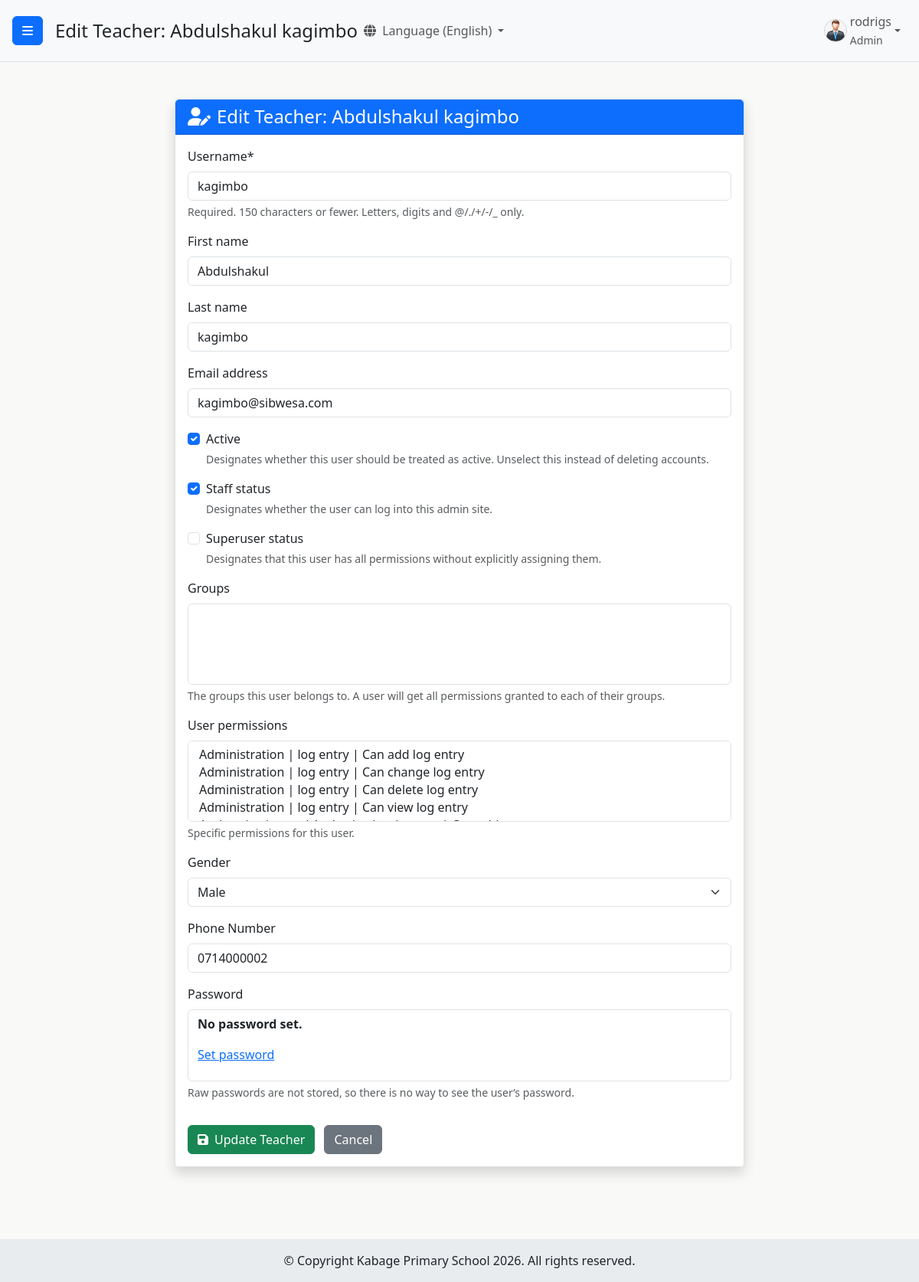
/users/teachers/edit/5/ (signed in), run on the app's committed database.
### users/models.py (models this page shows, shortened)
class CustomUser(AbstractUser):
    ROLE_CHOICES = (
        ('admin', 'Admin'),
        ('headteacher', 'Head Teacher'),
        ('class_teacher', 'Class Teacher'),
        ('academic_teacher', 'Academic Teacher'),
        ('statistic_teacher', 'Statistic Teacher'),
        ('subject_teacher', 'Subject Teacher'),
    )
    GENDER_CHOICES = (
        ('M', 'Male'),
        ('F', 'Female'),
        ('O', 'Other'), # Optional: for inclusivity
    )
    role = models.CharField(max_length=20, choices=ROLE_CHOICES, default='academic_teacher')
    is_approved = models.BooleanField(default=False)
    phone_regex = RegexValidator(regex=r'^\+?1?\d{9,15}$',
                                 message="Phone number must be entered in the format: '+999999999'. Up to 15 digits allowed.")
    phone_number = models.CharField(validators=[phone_regex],
                                    max_length=17,
                                    blank=True,
                                    null=True,
                                    unique=True
                                    )
    gender = models.CharField(max_length=1, choices=GENDER_CHOICES, blank=True, null=True)
    address = models.CharField(max_length=255, blank=True, null=True) # <-- ADD THIS FIELD if it's not there
    security_question_1 = models.CharField(max_length=255, blank=True, null=True)
    security_answer_1 = models.CharField(max_length=255, blank=True, null=True)
    security_question_2 = models.CharField(max_length=255, blank=True, null=True)
    security_answer_2 = models.CharField(max_length=255, blank=True, null=True)
    security_question_3 = models.CharField(max_length=255, blank=True, null=True)
    security_answer_3 = models.CharField(max_length=255, blank=True, null=True)
    security_questions_set = models.BooleanField(default=False)
    groups = models.ManyToManyField(
        Group,
        verbose_name=('groups'),
        blank=True,
        help_text=(
            'The groups this user belongs to. A user will get all permissions '
            'granted to each of their groups.'
        ),
        related_name="customuser_set",
        related_query_name="customuser",
    )
    user_permissions = models.ManyToManyField(
        Permission,
        verbose_name=('user permissions'),
        blank=True,
        help_text=('Specific permissions for this user.'),
        related_name="customuser_set",
        related_query_name="customuser",
    )

### users/views.py (the view)
# urls.py: path('teachers/edit/<int:pk>/', views.edit_teacher_view, name='edit_teacher'),
@login_required
@user_passes_test(is_headteacher_or_admin, login_url='/login/')
def edit_teacher_view(request, pk): # <--- This function MUST exist
    teacher = get_object_or_404(CustomUser, pk=pk) # Make sure CustomUser is imported
    if request.method == 'POST':
        form = CustomUserChangeForm(request.POST, instance=teacher) # Make sure CustomUserChangeForm is imported
        if form.is_valid():
            form.save()
            messages.success(request, f"Teacher {teacher.first_name} {teacher.last_name} updated successfully.")
            return redirect('all_teachers')
        else:
            messages.error(request, 'Error updating teacher. Please correct the form errors.')
    else:
        form = CustomUserChangeForm(instance=teacher)
    context = {
        'page_heading': f'Edit Teacher: {teacher.first_name} {teacher.last_name}',
        'form': form,
        'teacher': teacher,
    }
    return render(request, 'users/edit_teacher.html', context)

### users/forms.py
class CustomUserChangeForm(UserChangeForm):
    gender = forms.ChoiceField(
        choices=CustomUser.GENDER_CHOICES,
        required=False,
        label="Gender",
        widget=forms.Select(attrs={'class': 'form-select'})
    )
    phone_number = forms.CharField(
        max_length=20,
        required=False,
        label="Phone Number",
        widget=forms.TextInput(attrs={'class': 'form-control'})
    )
    class Meta(UserChangeForm.Meta):
        model = CustomUser
        fields = (
            'username', 'first_name', 'last_name', 'email',
            'is_active', 'is_staff', 'is_superuser',
            'groups', 'user_permissions',
            'gender', 'phone_number',
        )

### users/views.py (called while the page is built)
def is_headteacher_or_admin(user):
    return user.is_authenticated and (user.role == 'headteacher' or user.role == 'admin')

### templates/users/edit_teacher.html (shortened to what this page needs)
{% extends 'base.html' %}
{% load crispy_forms_tags %}
{% block page_heading %}{{ page_heading }}{% endblock %}
{% block content %}
<div class="container-fluid py-4">
    <div class="row justify-content-center">
        <div class="col-lg-8 col-md-10">
            <div class="card shadow">
                <div class="card-header bg-primary text-white">
                    <h4 class="mb-0"><i class="fas fa-user-edit me-2"></i>{{ page_heading }}</h4>
                </div>
                <div class="card-body">
                    <form method="post">
                        {{ form|crispy }}
                        <button type="submit" class="btn btn-success mt-3"><i class="fas fa-save me-2"></i>Update Teacher</button>
                        <a href="{% url 'all_teachers' %}" class="btn btn-secondary mt-3 ms-2">Cancel</a>
                    </form>
                </div>
            </div>
        </div>
    </div>
</div>
{% endblock content %}

### templates/base.html (shortened to what this page needs)
{% load static %}
{% load i18n %}
<!DOCTYPE html>
<html lang="en">
<head>
    <link href="https://cdn.jsdelivr.net/npm/bootstrap@5.3.3/dist/css/bootstrap.min.css" rel="stylesheet">
    <link rel="stylesheet" href="https://cdn.jsdelivr.net/npm/bootstrap-icons@1.10.5/font/bootstrap-icons.css">
    <link rel="stylesheet" href="https://cdnjs.cloudflare.com/ajax/libs/font-awesome/6.5.2/css/all.min.css" />
    {% block dashboard_css %}
        <link rel="stylesheet" href="{% static 'users/css/dashboard.css' %}">
    {% endblock %}
</head>
<body class="d-flex flex-column min-vh-100">
    {% block body_content %}
        <div class="d-flex flex-grow-1" id="wrapper">
            <div id="page-content-wrapper" class="flex-grow-1 d-flex flex-column">
                <nav class="navbar navbar-expand-lg navbar-light bg-light border-bottom">
                    <button class="btn btn-primary" id="menu-toggle">
                        <i class="fas fa-bars"></i>
                    </button>
                    <h4 class="ms-3 my-0">{% block page_heading %}Welcome!{% endblock %}</h4>
                    {% get_current_language as LANGUAGE_CODE %}
                <div class="collapse navbar-collapse" id="navbarSupportedContent">
                    <ul class="navbar-nav me-auto mt-2 mt-lg-0">
                        <li class="nav-item dropdown">
                            <a class="nav-link dropdown-toggle" href="#" id="navbarDropdownLanguage" role="button" data-bs-toggle="dropdown" aria-expanded="false">
                                <i class="fas fa-globe me-1"></i>
                                {% if LANGUAGE_CODE == 'en' %}{% translate "Language" %} (English){% else %}{% translate "Language" %} (Kiswahili){% endif %}
                            </a>
                                {% get_language_info for 'en' as lang_en %}
                                {% get_language_info for 'sw' as lang_sw %}
                        </li>
                    </ul>
                    <ul class="navbar-nav mt-2 mt-lg-0">
                        {% if user.is_authenticated %}
                            <li class="nav-item dropdown">
                                <a class="nav-link dropdown-toggle d-flex align-items-center" href="#" id="navbarDropdownDashboard" role="button" data-bs-toggle="dropdown" data-bs-display="static" aria-expanded="false">
                                    {% if user.gender == 'M' %}
                                        <img src="{% static 'users/img/male_icon.png' %}" alt="Male User Icon" class="rounded-circle me-1" style="width: 30px; height: 30px; object-fit: cover;">
                                    {% elif user.gender == 'F' %}
                                        <img src="{% static 'users/img/female_icon.png' %}" alt="Female User Icon" class="rounded-circle me-1" style="width: 30px; height: 30px; object-fit: cover;">
                                    {% else %}
                                        <i class="fas fa-user me-1"></i>
                                    {% endif %}
                                    <span>
                                        {% if user.first_name and user.last_name %}
                                            {{ user.first_name }} {{ user.last_name }}
                                        {% else %}
                                            {{ user.username }}
                                        {% endif %}
                                        {% if user.role %}
                                            <br><small>{{ user.get_role_display }}</small>
                                        {% endif %}
                                    </span>
                                </a>
                            </li>
                        {% else %}
                            <li class="nav-item">
                                <a class="nav-link" href="{% url 'login' %}">{% translate "Login" %}</a>
                            </li>
                        {% endif %}
                    </ul>
                </div>
                </nav>
                <div id="main-content-area" class="flex-grow-1 overflow-auto">
                    {% block content %}{% endblock %}
                </div>
            </div>
        </div>
    {% endblock body_content %}
    <footer id="main-site-footer" class="text-dark text-center py-3">
        <div class="container-fluid">
            <p class="mb-0">&copy; Copyright Kabage Primary School {% now "Y" %}. All rights reserved.</p>
        </div>
    </footer>
</body>
</html>

### users/static/users/css/dashboard.css (style rules this page uses)
html, body { height: 100%; margin: 0; padding: 0; font-family: 'Segoe UI', Tahoma, Geneva, Verdana, sans-serif; overflow-x: hidden; }
body { display: flex; flex-direction: column; min-height: 100vh; }
#wrapper { display: flex; flex-grow: 1; width: 100%; overflow: hidden; }
#page-content-wrapper { display: flex; flex-direction: column; flex-grow: 1; overflow-x: hidden; width: 100%; transition: margin .25s ease-out; }
#main-content-area { flex-grow: 1; padding: 1.5rem; background-color: #f9faf8; padding-bottom: 70px; }
@media (min-width: 768px) { #page-content-wrapper { width: calc(100% - 250px); } }
#page-content-wrapper .navbar { padding: 0.5rem 1rem; }
.navbar-nav .nav-item .nav-link img { border: 1px solid #ccc; }
#main-site-footer { background-color: #e9ecef; color: #343a40; text-align: center; padding: 1rem 0; width: 100%; flex-shrink: 0; z-index: 10; }
.card { border: 1px solid rgba(0,0,0,.125); border-radius: 0.25rem; background-color: #fff; box-shadow: 0 0.125rem 0.25rem rgba(0,0,0,.075); height: 100%; display: flex; flex-direction: column; }
#wrapper { display: flex; }
#page-content-wrapper { min-width: 0; width: 100%; display: flex; flex-direction: column; }

### data on the page
CustomUser: username "rodrigs", role "Admin"
CustomUser: username "kagimbo", first_name "Abdulshakul", last_name "kagimbo", email "kagimbo@sibwesa.com", is_active "☑", is_staff "☑", gender "Male", phone_number "0714000002"

### other printed values
{{ page_heading }} "Edit Teacher: Abdulshakul kagimbo"
